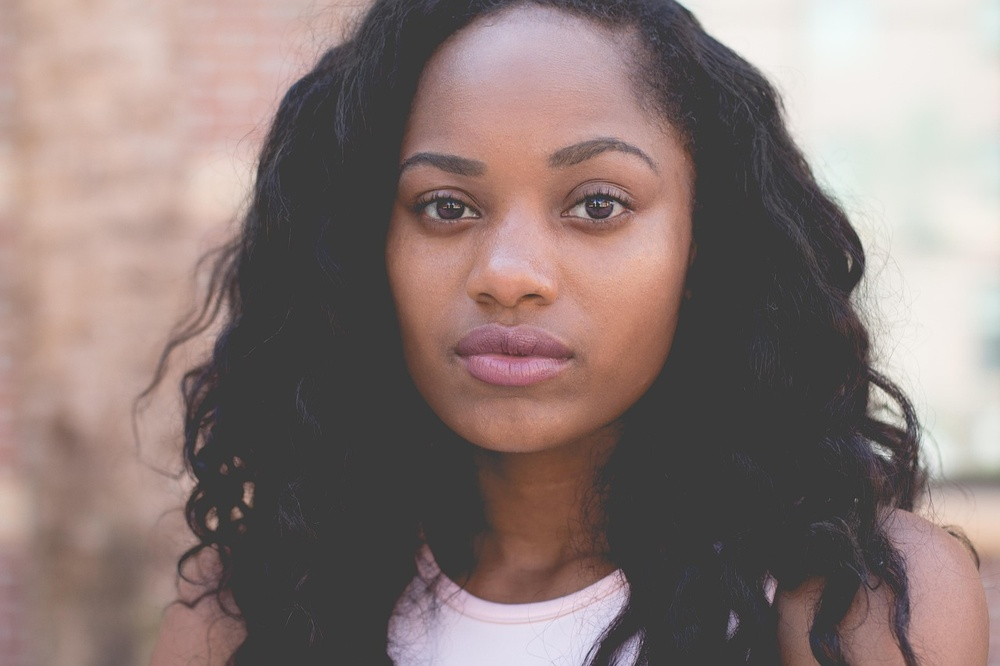
#> input picture imagen.jpg, 1000 x 666 px, shrunk from 1280 x 853 before the run
$ python CargaImagen.py
#> lines starting #> are read from the running program, lines starting #| are printed output that depends on the picture; after the words box and inside, x2 and y2 are one past the last pixel; in counts of white or black regions, pixels touching at a corner belong together
import cv2
import matplotlib.pyplot as plt

img = cv2.imread("imagen.jpg")
#> img is the input picture: shape (666, 1000, 3); mean B, G, R 118.3, 121.7, 138.3
img_rgb = cv2.cvtColor(img, cv2.COLOR_BGR2RGB)
gray = cv2.cvtColor(img, cv2.COLOR_BGR2GRAY)
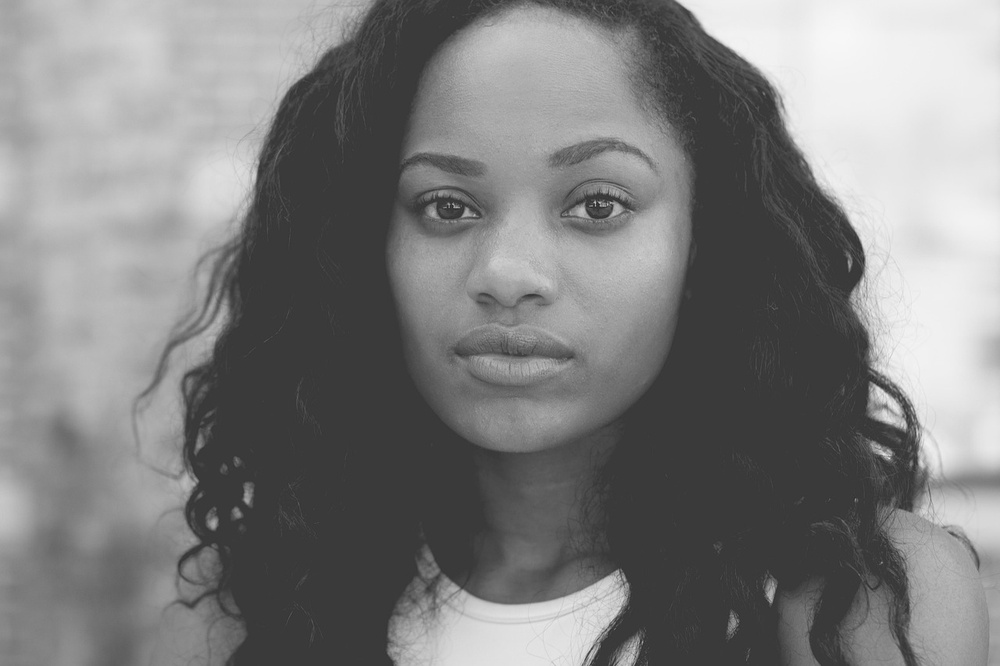
#> gray: shape (666, 1000); min 39, max 248, mean 126.2
hist = cv2.calcHist([gray], [0], None , [256],[0,256])
#> hist = 256 values, max 161667 at index 58, min 0 at index 0, mean 2601.6
_, binary = cv2.threshold(gray,128,255,cv2.THRESH_BINARY)
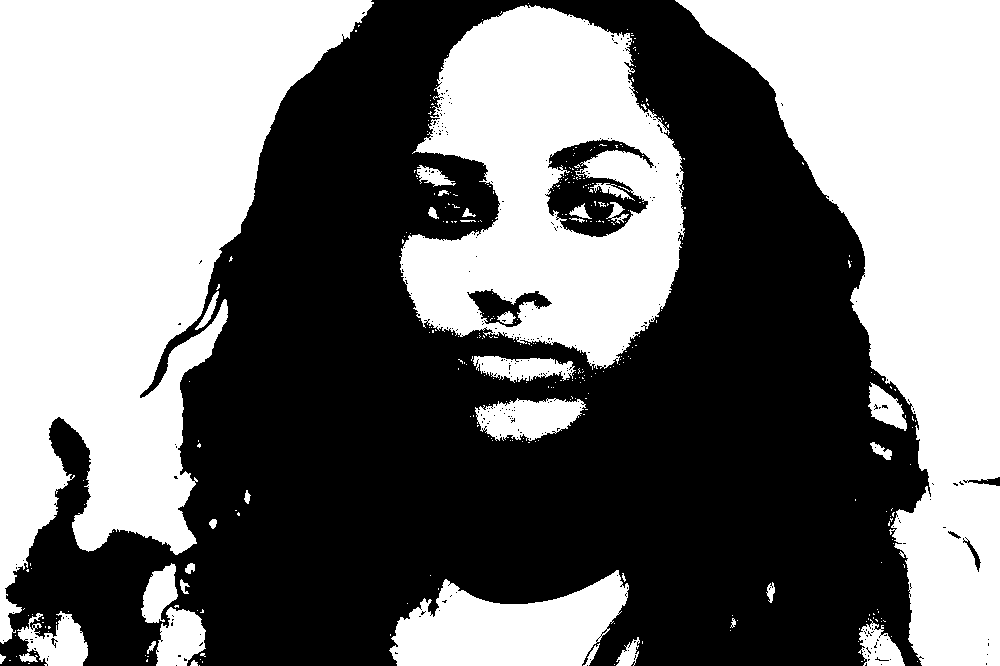
#> binary: shape (666, 1000); 47.6% white; 353 white regions (317 under 20 px), largest, box (x1, y1, x2, y2) and area: (0, 0, 374, 644) 126042, (675, 0, 1000, 666) 97457, (399, 5, 685, 370) 62663
blur = cv2.GaussianBlur(gray, (5,5), 0)


"""
plt.title("Imagen Original")
plt.axis("off")
plt.show()
"""

"""plt.imshow(gray, cmap='gray')
plt.title("Escala de grises")
plt.axis("off")
plt.show()
"""

"""plt.plot(hist)
plt.title("Histograma")
plt.show()"""

"""plt.imshow(binary, cmap='gray')
plt.title("Escala de grises")
plt.axis("off")
plt.show()"""

"""plt.imshow(blur, cmap='gray')
plt.title("Imagen Difuminada")
plt.axis("off")
plt.show()"""
